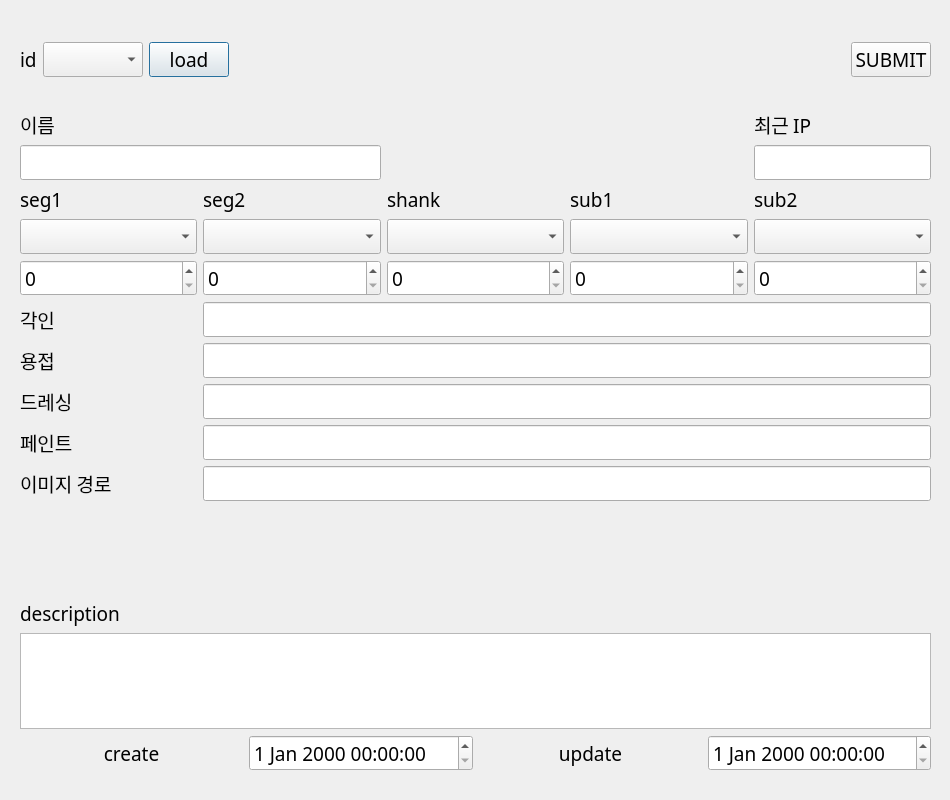
<?xml version="1.0" encoding="UTF-8"?>
<ui version="4.0">
 <class>Dialog</class>
 <widget class="QDialog" name="Dialog">
  <property name="geometry">
   <rect>
    <x>0</x>
    <y>0</y>
    <width>950</width>
    <height>800</height>
   </rect>
  </property>
  <property name="font">
   <font>
    <family>굴림</family>
    <pointsize>14</pointsize>
   </font>
  </property>
  <property name="windowTitle">
   <string>Dialog</string>
  </property>
  <widget class="QWidget" name="gridLayoutWidget">
   <property name="geometry">
    <rect>
     <x>20</x>
     <y>600</y>
     <width>911</width>
     <height>171</height>
    </rect>
   </property>
   <layout class="QGridLayout" name="gridLayout_2">
    <item row="1" column="0" colspan="4">
     <widget class="QPlainTextEdit" name="descriptionPlainTextEdit">
      <property name="plainText">
       <string/>
      </property>
     </widget>
    </item>
    <item row="2" column="2">
     <widget class="QLabel" name="label_17">
      <property name="text">
       <string>update</string>
      </property>
      <property name="alignment">
       <set>Qt::AlignCenter</set>
      </property>
     </widget>
    </item>
    <item row="2" column="0">
     <widget class="QLabel" name="label_16">
      <property name="text">
       <string>create</string>
      </property>
      <property name="alignment">
       <set>Qt::AlignCenter</set>
      </property>
     </widget>
    </item>
    <item row="2" column="3">
     <widget class="QDateTimeEdit" name="update_dateDateTimeEdit">
      <property name="specialValueText">
       <string/>
      </property>
     </widget>
    </item>
    <item row="2" column="1">
     <widget class="QDateTimeEdit" name="reg_dateDateTimeEdit">
      <property name="specialValueText">
       <string/>
      </property>
     </widget>
    </item>
    <item row="0" column="0" colspan="4">
     <widget class="QLabel" name="label_15">
      <property name="text">
       <string>description</string>
      </property>
     </widget>
    </item>
   </layout>
  </widget>
  <widget class="QWidget" name="gridLayoutWidget_3">
   <property name="geometry">
    <rect>
     <x>20</x>
     <y>20</y>
     <width>911</width>
     <height>80</height>
    </rect>
   </property>
   <layout class="QGridLayout" name="gridLayout_4">
    <item row="0" column="2">
     <widget class="QPushButton" name="loadBtn">
      <property name="text">
       <string>load</string>
      </property>
     </widget>
    </item>
    <item row="0" column="1">
     <widget class="QComboBox" name="idComboBox"/>
    </item>
    <item row="0" column="4">
     <spacer name="horizontalSpacer">
      <property name="orientation">
       <enum>Qt::Horizontal</enum>
      </property>
      <property name="sizeHint" stdset="0">
       <size>
        <width>40</width>
        <height>20</height>
       </size>
      </property>
     </spacer>
    </item>
    <item row="0" column="0">
     <widget class="QLabel" name="label_12">
      <property name="text">
       <string>id</string>
      </property>
     </widget>
    </item>
    <item row="0" column="5">
     <widget class="QPushButton" name="submitBtn">
      <property name="text">
       <string>SUBMIT</string>
      </property>
     </widget>
    </item>
   </layout>
  </widget>
  <widget class="QWidget" name="gridLayoutWidget_2">
   <property name="geometry">
    <rect>
     <x>20</x>
     <y>110</y>
     <width>911</width>
     <height>391</height>
    </rect>
   </property>
   <layout class="QGridLayout" name="gridLayout_3" columnstretch="1,1,1,1,1">
    <item row="5" column="1" colspan="4">
     <widget class="QLineEdit" name="engraveLineEdit"/>
    </item>
    <item row="6" column="1" colspan="4">
     <widget class="QLineEdit" name="weldingLineEdit"/>
    </item>
    <item row="3" column="1">
     <widget class="QComboBox" name="segment_2ComboBox"/>
    </item>
    <item row="5" column="0">
     <widget class="QLabel" name="label_24">
      <property name="text">
       <string>각인</string>
      </property>
     </widget>
    </item>
    <item row="6" column="0">
     <widget class="QLabel" name="label_25">
      <property name="text">
       <string>용접</string>
      </property>
     </widget>
    </item>
    <item row="3" column="0">
     <widget class="QComboBox" name="segment_1ComboBox"/>
    </item>
    <item row="3" column="3">
     <widget class="QComboBox" name="submaterial_1ComboBox"/>
    </item>
    <item row="3" column="2">
     <widget class="QComboBox" name="shankComboBox"/>
    </item>
    <item row="2" column="3">
     <widget class="QLabel" name="label_22">
      <property name="text">
       <string>sub1</string>
      </property>
     </widget>
    </item>
    <item row="4" column="4">
     <widget class="QSpinBox" name="sub2_amountSpinBox">
      <property name="specialValueText">
       <string/>
      </property>
     </widget>
    </item>
    <item row="3" column="4">
     <widget class="QComboBox" name="submaterial_2ComboBox"/>
    </item>
    <item row="0" column="0" colspan="2">
     <widget class="QLabel" name="label_14">
      <property name="text">
       <string>이름</string>
      </property>
     </widget>
    </item>
    <item row="4" column="1">
     <widget class="QSpinBox" name="seg2_amountSpinBox">
      <property name="specialValueText">
       <string/>
      </property>
     </widget>
    </item>
    <item row="2" column="2">
     <widget class="QLabel" name="label_21">
      <property name="text">
       <string>shank</string>
      </property>
     </widget>
    </item>
    <item row="4" column="3">
     <widget class="QSpinBox" name="sub1_amountSpinBox">
      <property name="specialValueText">
       <string/>
      </property>
     </widget>
    </item>
    <item row="2" column="4">
     <widget class="QLabel" name="label_23">
      <property name="text">
       <string>sub2</string>
      </property>
     </widget>
    </item>
    <item row="4" column="0">
     <widget class="QSpinBox" name="seg1_amountSpinBox">
      <property name="specialValueText">
       <string/>
      </property>
     </widget>
    </item>
    <item row="4" column="2">
     <widget class="QSpinBox" name="sha_amountSpinBox">
      <property name="specialValueText">
       <string/>
      </property>
     </widget>
    </item>
    <item row="1" column="0" colspan="2">
     <widget class="QLineEdit" name="nameLineEdit"/>
    </item>
    <item row="2" column="1">
     <widget class="QLabel" name="label_20">
      <property name="text">
       <string>seg2</string>
      </property>
     </widget>
    </item>
    <item row="2" column="0">
     <widget class="QLabel" name="label_19">
      <property name="text">
       <string>seg1</string>
      </property>
     </widget>
    </item>
    <item row="7" column="0">
     <widget class="QLabel" name="label_26">
      <property name="text">
       <string>드레싱</string>
      </property>
     </widget>
    </item>
    <item row="7" column="1" colspan="4">
     <widget class="QLineEdit" name="dressingLineEdit"/>
    </item>
    <item row="8" column="0">
     <widget class="QLabel" name="label_27">
      <property name="text">
       <string>페인트</string>
      </property>
     </widget>
    </item>
    <item row="8" column="1" colspan="4">
     <widget class="QLineEdit" name="paintLineEdit"/>
    </item>
    <item row="0" column="4">
     <widget class="QLabel" name="label_29">
      <property name="text">
       <string>최근 IP</string>
      </property>
     </widget>
    </item>
    <item row="1" column="4">
     <widget class="QLineEdit" name="ip_recentLineEdit"/>
    </item>
    <item row="9" column="0">
     <widget class="QLabel" name="label_28">
      <property name="text">
       <string>이미지 경로</string>
      </property>
     </widget>
    </item>
    <item row="9" column="1" colspan="4">
     <widget class="QLineEdit" name="imageLineEdit"/>
    </item>
   </layout>
  </widget>
 </widget>
 <resources/>
 <connections/>
</ui>
